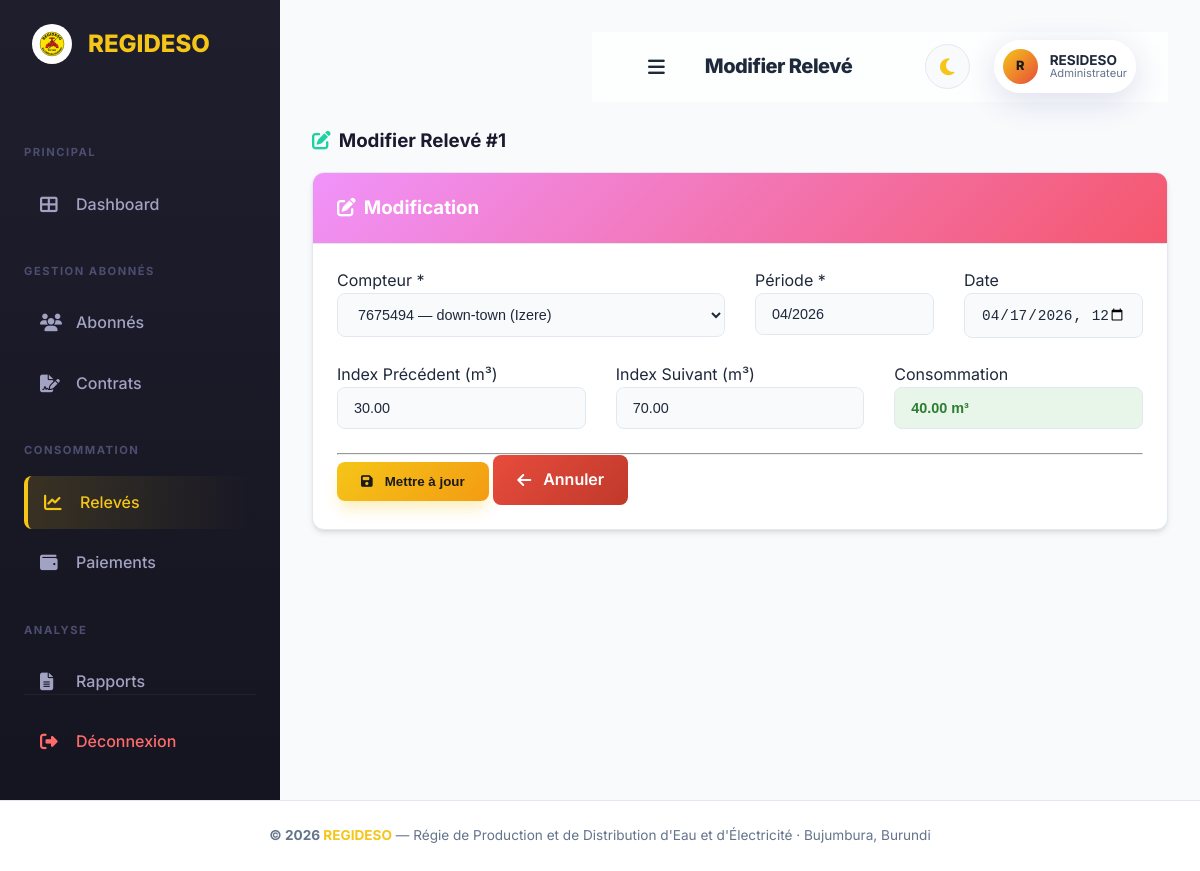
Screenshot of /releves/edit.php?id=1 (signed in) with the database file from the repository.
### tables this page shows
CREATE TABLE `releve` (
  `id_releve` int(11) NOT NULL,
  `periode_releve` varchar(30) DEFAULT NULL,
  `date_releve` datetime DEFAULT current_timestamp(),
  `indexPrecedent_releve` decimal(10,2) DEFAULT 0.00,
  `indexSuivant_releve` decimal(10,2) DEFAULT 0.00,
  `ConsommationCalculee_releve` decimal(10,2) DEFAULT 0.00,
  `id_Compteur` int(11) NOT NULL
);

CREATE TABLE `compteur` (
  `id_Compteur` int(11) NOT NULL,
  `numero_Compteur` varchar(30) NOT NULL,
  `Typecompteur_Compteur` varchar(30) DEFAULT NULL,
  `DatePose_Compteur` date DEFAULT NULL,
  `Etat_compteur_Compteur` varchar(30) DEFAULT 'Actif',
  `id_Point_de_service` int(11) NOT NULL
);

CREATE TABLE `point_de_service` (
  `id_Point_de_service` int(11) NOT NULL,
  `libelle_Point_de_service` varchar(60) NOT NULL,
  `adresse_Point_de_service` varchar(60) DEFAULT NULL,
  `id_Contrat` int(11) NOT NULL
);

CREATE TABLE `abonne` (
  `idabonne_abonnes` int(11) NOT NULL,
  `nom_abonnes` varchar(40) NOT NULL,
  `prenom_abonnes` varchar(40) NOT NULL,
  `type_abonne_abonnes` varchar(40) DEFAULT NULL,
  `telephone_abonnes` varchar(30) DEFAULT NULL,
  `email_abonnes` varchar(40) DEFAULT NULL,
  `adresse_abonne` varchar(40) DEFAULT NULL
);

### includes/functions.php (called while the page is built, shortened)
<?php
function sanitize($data) {
    return htmlspecialchars(trim($data), ENT_QUOTES, 'UTF-8');
}

### releves/edit.php (the view, shortened to what this page needs)
<?php
require_once __DIR__ . '/../config/database.php';
require_once __DIR__ . '/../includes/functions.php';
$id = (int)($_GET['id'] ?? 0);
$stmt = $pdo->prepare("SELECT * FROM releve WHERE id_releve = ?");
$stmt->execute([$id]);
$releve = $stmt->fetch();
$compteurs = $pdo->query("SELECT cm.id_Compteur, cm.numero_Compteur, p.libelle_Point_de_service, a.nom_abonnes
    FROM compteur cm LEFT JOIN point_de_service p ON cm.id_Point_de_service = p.id_Point_de_service
    LEFT JOIN contrat c ON p.id_Contrat = c.id_Contrat LEFT JOIN abonne a ON c.idabonne_abonnes = a.idabonne_abonnes ORDER BY cm.numero_Compteur")->fetchAll();
$errors = [];
if ($_SERVER['REQUEST_METHOD'] === 'POST') {
    if (!verify_csrf_token($_POST['csrf_token'] ?? '')) $errors[] = 'Token CSRF invalide.';
    $periode     = trim($_POST['periode'] ?? '');
    $date_releve = trim($_POST['date_releve'] ?? '');
    $index_prec  = (float)($_POST['index_prec'] ?? 0);
    $index_suiv  = (float)($_POST['index_suiv'] ?? 0);
    $id_compteur = (int)($_POST['id_compteur'] ?? 0);
    if (empty($periode))   $errors[] = 'La période est obligatoire.';
    if ($id_compteur <= 0) $errors[] = 'Veuillez sélectionner un compteur.';
    if ($index_suiv < $index_prec) $errors[] = 'L\'index suivant doit être >= index précédent.';
    $consommation = $index_suiv - $index_prec;
    if (empty($errors)) {
        $stmt = $pdo->prepare("UPDATE releve SET periode_releve=?, date_releve=?, indexPrecedent_releve=?, indexSuivant_releve=?, ConsommationCalculee_releve=?, id_Compteur=? WHERE id_releve=?");
        $stmt->execute([$periode, $date_releve ?: date('Y-m-d H:i:s'), $index_prec, $index_suiv, $consommation, $id_compteur, $id]);
        set_flash('success', 'Relevé modifié avec succès.');
        header('Location: index.php'); exit;
    }
} else {
    $periode     = $releve['periode_releve'];
    $date_releve = date('Y-m-d\TH:i', strtotime($releve['date_releve']));
    $index_prec  = $releve['indexPrecedent_releve'];
    $index_suiv  = $releve['indexSuivant_releve'];
    $id_compteur = $releve['id_Compteur'];
}
require_once __DIR__ . '/../includes/header.php';
?>
<div class="row mb-3"><div class="col-12"><h3 style="font-weight:700;color:#1a1a2e;"><i class="fas fa-edit mr-2" style="color:#1dd1a1;"></i>Modifier Relevé #<?= $id ?></h3></div></div>
<div class="card">
    <div class="card-header" style="background:linear-gradient(135deg,#f093fb,#f5576c);color:white;"><h3 class="card-title"><i class="fas fa-edit mr-2"></i>Modification</h3></div>
    <div class="card-body">
        <form method="POST">
            <div class="row">
                <div class="col-md-6"><div class="form-group"><label>Compteur <span class="text-danger">*</span></label>
                    <select name="id_compteur" class="form-control" required><option value="">-- Sélectionner --</option>
                    <?php foreach ($compteurs as $cm): ?><option value="<?= $cm['id_Compteur'] ?>" <?= ($id_compteur == $cm['id_Compteur']) ? 'selected' : '' ?>><?= sanitize($cm['numero_Compteur'] . ' — ' . $cm['libelle_Point_de_service'] . ' (' . $cm['nom_abonnes'] . ')') ?></option><?php endforeach; ?>
                    </select></div></div>
                <div class="col-md-3"><div class="form-group"><label>Période <span class="text-danger">*</span></label><input type="text" name="periode" class="form-control" value="<?= sanitize($periode) ?>" required></div></div>
                <div class="col-md-3"><div class="form-group"><label>Date</label><input type="datetime-local" name="date_releve" class="form-control" value="<?= sanitize($date_releve) ?>"></div></div>
            </div>
            <div class="row">
                <div class="col-md-4"><div class="form-group"><label>Index Précédent (m³)</label><input type="number" step="0.01" name="index_prec" class="form-control" value="<?= $index_prec ?>" id="indexPrec"></div></div>
                <div class="col-md-4"><div class="form-group"><label>Index Suivant (m³)</label><input type="number" step="0.01" name="index_suiv" class="form-control" value="<?= $index_suiv ?>" id="indexSuiv"></div></div>
                <div class="col-md-4"><div class="form-group"><label>Consommation</label><input type="text" class="form-control" id="consoCalc" readonly style="background:#e8f5e9;font-weight:bold;color:#2e7d32;"></div></div>
            </div>
            <hr>
            <button type="submit" class="btn btn-primary"><i class="fas fa-save mr-1"></i> Mettre à jour</button>
            <a href="index.php" class="btn btn-secondary"><i class="fas fa-arrow-left mr-1"></i> Annuler</a>
        </form>
    </div>
</div>
<?php require_once __DIR__ . '/../includes/footer.php'; ?>

### assets/css/premium.css (style rules this page uses)
:root { --primary: #f5c518; --primary-dark: #e8a700; --secondary: #e74c3c; --secondary-dark: #c0392b; --accent: #1dd1a1; --bg-main: #f8fafc; --bg-sidebar: linear-gradient(180deg, #1e1e2d 0%, #151521 100%); --bg-card: #ffffff; --text-main: #1e293b; --text-muted: #64748b; --text-on-primary: #1a1a1a; --border: #e2e8f0; --glass: rgba(255, 255, 255, 0.7); --glass-border: rgba(255, 255, 255, 0.4); --shadow-sm: 0 1px 3px rgba(0,0,0,0.1); --shadow-md: 0 4px 6px -1px rgba(0,0,0,0.1), 0 2px 4px -1px rgba(0,0,0,0.06); --shadow-lg: 0 10px 15px -3px rgba(0,0,0,0.1), 0 4px 6px -2px rgba(0,0,0,0.05); --shadow-premium: 0 20px 25px -5px rgba(0,0,0,0.1), 0 10px 10px -5px rgba(0,0,0,0.04); --shadow-primary: 0 10px 15px -3px rgba(245, 197, 24, 0.3); --radius-sm: 8px; --radius-md: 12px; --radius-lg: 20px; --radius-xl: 30px; --transition: all 0.3s cubic-bezier(0.4, 0, 0.2, 1); }
* { margin: 0; padding: 0; box-sizing: border-box; }
body { font-family: 'Inter', system-ui, -apple-system, sans-serif; background-color: var(--bg-main); color: var(--text-main); line-height: 1.6; overflow-x: hidden; transition: background-color 0.3s, color 0.3s; }
a { text-decoration: none; color: inherit; transition: var(--transition); }
.row { display: flex; flex-wrap: wrap; gap: 0; margin-right: -15px; margin-left: -15px; margin-bottom: 1.5rem; }
[class*="col-"] { position: relative; width: 100%; padding-right: 15px; padding-left: 15px; }
.col-12 { flex: 0 0 100%; max-width: 100%; }
@media (min-width: 768px) { .col-md-6 { flex: 0 0 50%; max-width: 50%; } }
@media (min-width: 768px) { .col-md-4 { flex: 0 0 33.333333%; max-width: 33.333333%; } }
@media (min-width: 768px) { .col-md-3 { flex: 0 0 25%; max-width: 25%; } }
.mb-3 { margin-bottom: 1rem !important; }
.mr-1 { margin-right: 0.25rem !important; }
.mr-2 { margin-right: 0.5rem !important; }
.card { background: var(--bg-card); border: 1px solid var(--border); border-radius: var(--radius-md); box-shadow: var(--shadow-md); overflow: hidden; transition: var(--transition); animation: slideInUp 0.6s ease forwards; }
.card-header { padding: 1.25rem 1.5rem; border-bottom: 1px solid var(--border); display: flex; align-items: center; justify-content: space-between; font-weight: 700; }
.card-body { padding: 1.5rem; }
.btn { display: inline-flex; align-items: center; justify-content: center; padding: 0.75rem 1.5rem; border-radius: var(--radius-sm); font-weight: 600; cursor: pointer; border: none; gap: 0.5rem; transition: var(--transition); white-space: nowrap; }
.btn-primary { background: linear-gradient(135deg, var(--primary), #f39c12); color: var(--text-on-primary); box-shadow: var(--shadow-primary); }
.btn-secondary { background: linear-gradient(135deg, var(--secondary), #c0392b); color: white; }
.form-control { display: block; width: 100%; padding: 0.75rem 1rem; font-size: 0.9rem; color: var(--text-main); background-color: var(--bg-main); background-clip: padding-box; border: 1px solid var(--border); border-radius: var(--radius-sm); transition: var(--transition); }
.card { transition: var(--transition); }
.btn { position: relative; overflow: hidden; }
.btn::after { content: ''; position: absolute; top: -50%; left: -50%; width: 200%; height: 200%; background: radial-gradient(circle, rgba(255,255,255,0.2) 0%, transparent 70%); opacity: 0; transition: opacity 0.5s ease; pointer-events: none; }

### rows the page displays
releve: id_compteur "7675494 — down-town (Izere)", periode "04/2026", date_releve "04/17/2026 12:28", index_prec "30.00", index_suiv "70.00"

### other values shown
$page_title "Modifier Relevé"
substr($_SESSION['user_prenom'] ?? 'U', 0, 1) "R"
$_SESSION['user_prenom'] "RESIDESO"
$_SESSION['user_role'] "Administrateur"
$id "1"
